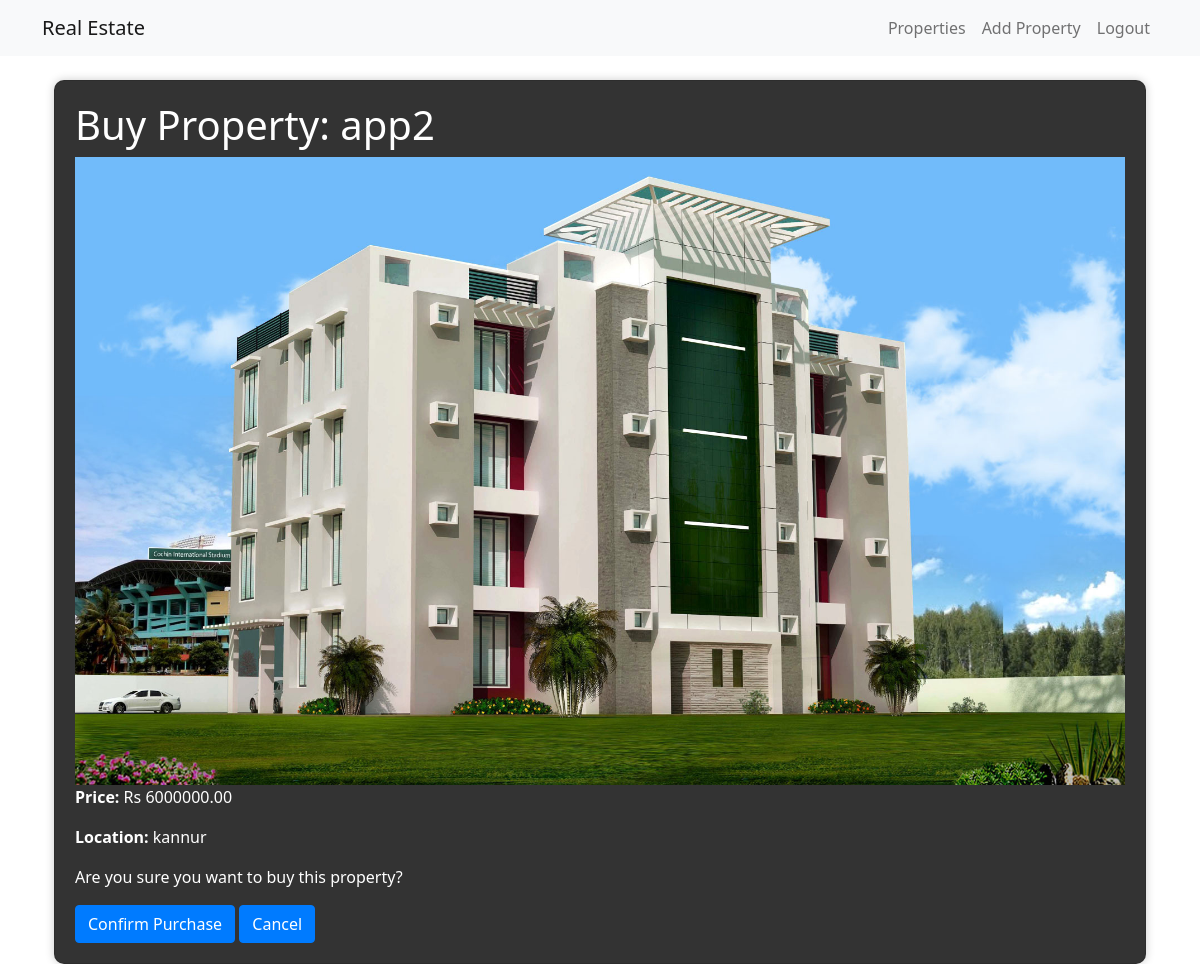
Screenshot of /property/11/buy/ (signed in) with the database file from the repository.
### stage/models.py (models this page shows, shortened)
class Property(models.Model):
    title = models.CharField(max_length=200)
    description = models.TextField()
    price = models.DecimalField(max_digits=10, decimal_places=2)
    location = models.CharField(max_length=200)
    seller = models.ForeignKey(User, on_delete=models.CASCADE, related_name='properties')
    is_sold = models.BooleanField(default=False)
    created_at = models.DateTimeField(auto_now_add=True)
    image = models.ImageField(upload_to='property_images/', null=True, blank=True)

### stage/views.py (the view, shortened to what this page needs)
# urls.py: path('property/<int:pk>/buy/', views.buy_property, name='buy_property'),
@login_required
def buy_property(request, pk):
    property = get_object_or_404(Property, pk=pk)
    return render(request, 'buy_property.html', {'property': property})

### stage/templates/buy_property.html (shortened to what this page needs)
{% extends 'base.html' %}
{% block content %}
<div class="container">
    <div class="row">
        <div class="col-md-12">
            <div class="card">
<h1>Buy Property: {{ property.title }}</h1>
{% if property.image %}
    <img src="{{ property.image.url }}" alt="{{ property.title }}" class="img-fluid">
{% endif %}
<p><strong>Price:</strong> Rs {{ property.price }}</p>
<p><strong>Location:</strong> {{ property.location }}</p>
<form method="post">
    <p>Are you sure you want to buy this property?</p>
    <button type="submit" class="btn btn-success">Confirm Purchase</button>
    <a href="{% url 'property_detail' property.pk %}" class="btn btn-secondary">Cancel</a>
</form>
{% endblock %}

### stage/templates/buy_property.html (style rules this page uses)
.card { background-color: #333; padding: 20px; border-radius: 10px; box-shadow: 0 0 10px rgba(0, 0, 0, 0.2); }
.card-text, .card-title, h1, h5, p { color: #FFFFFF; }
.btn-success, .btn-secondary { background-color: #007bff; border-color: #007bff; }

### rows the page displays
Property: title "app2", image (picture), price "6000000.00", location "kannur"
